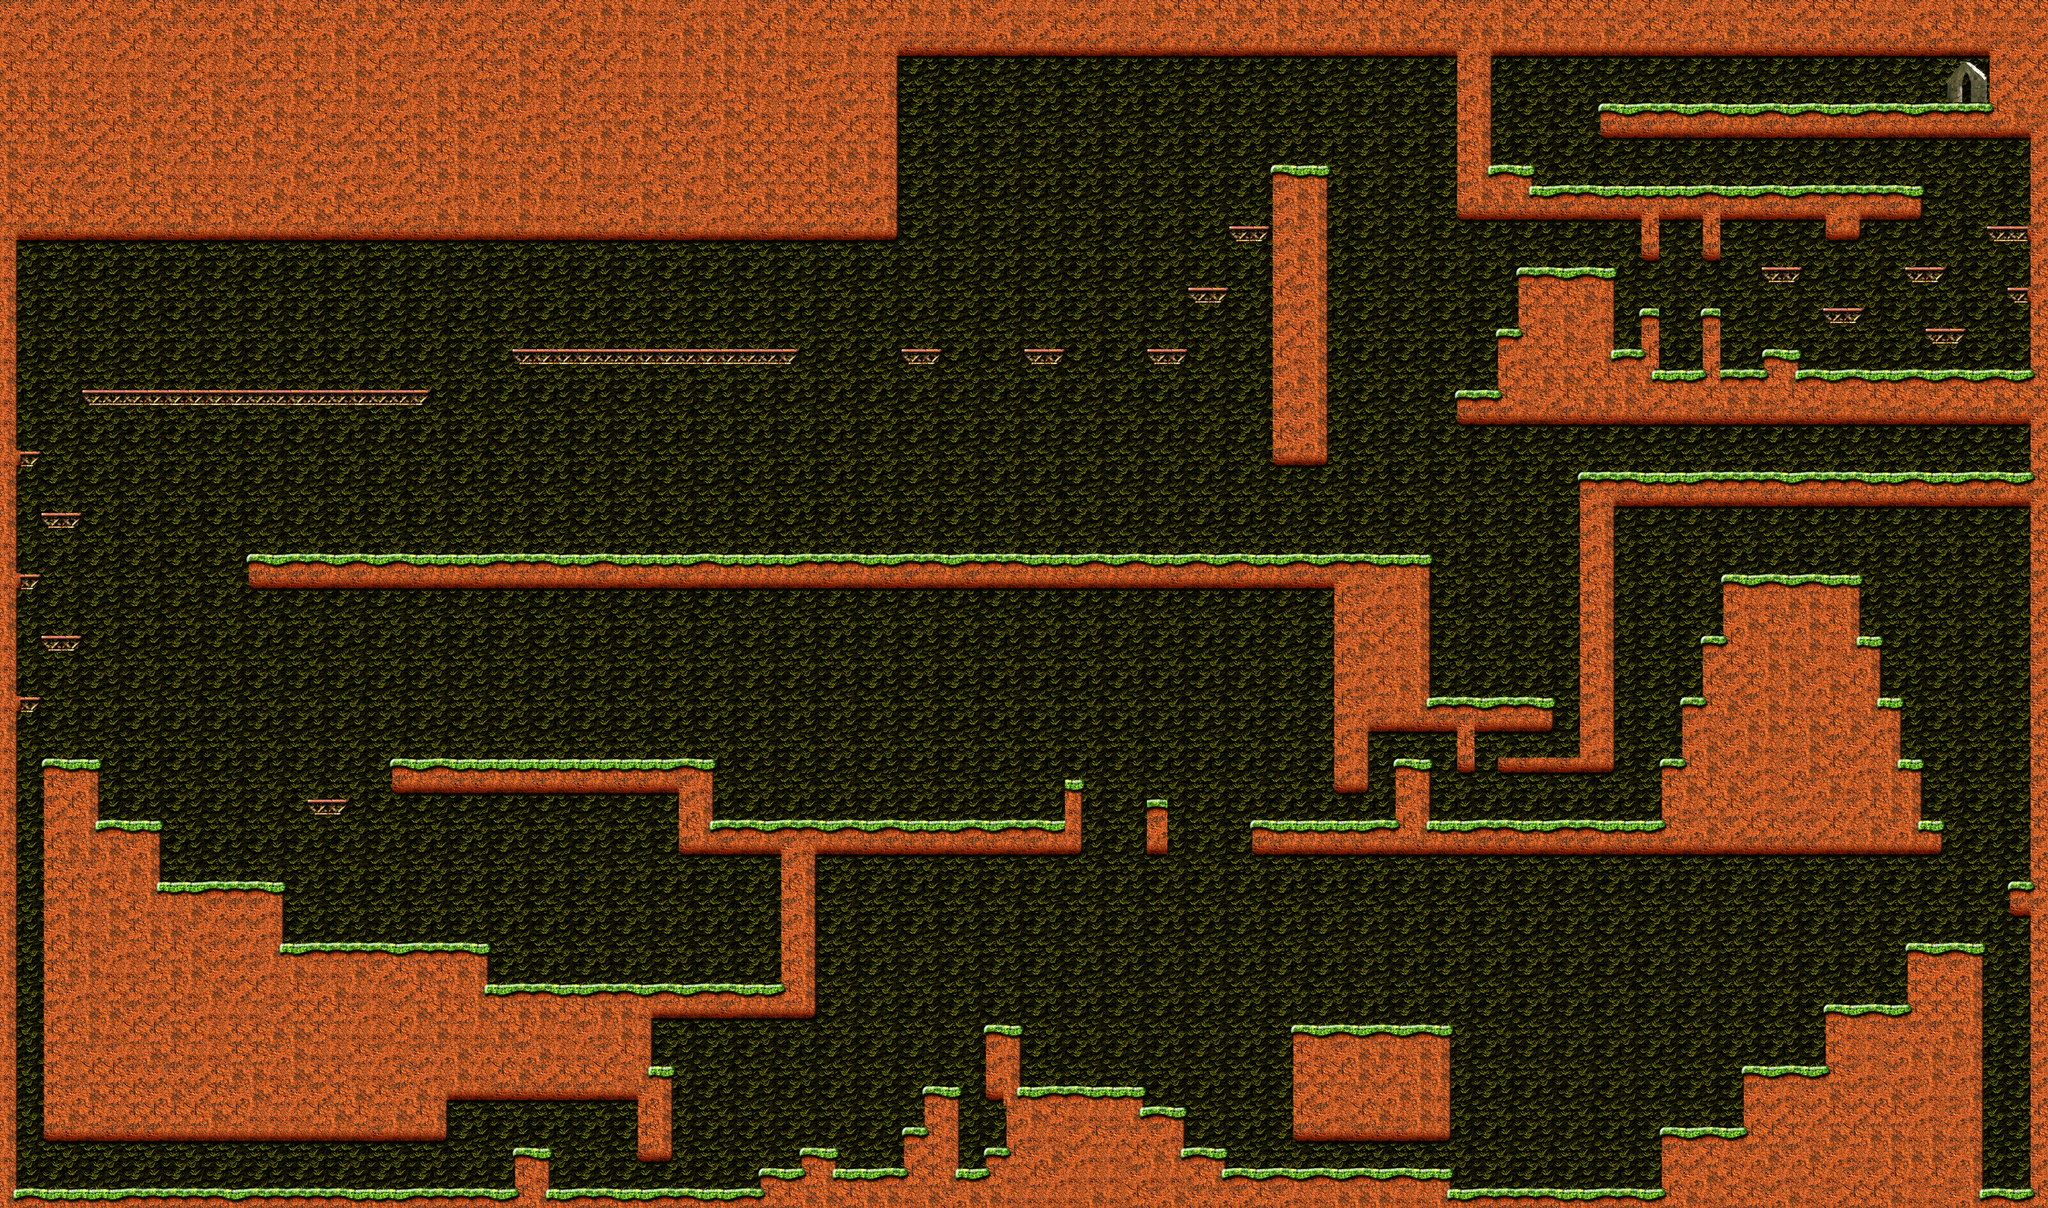

This is a level from a 2D game, rendered from its Tiled map with the project's own tilesets. A one-line summary and the map file follow, with tile-layer data summarised:
An orthogonal 100x59 tile map with 75x75 px tiles, 4 tile layers (backgound, more_background, door, blocks), 4 tilesets.

<map version="1.0" orientation="orthogonal" width="100" height="59" tilewidth="75" tileheight="75">
 <tileset firstgid="1" name="background" tilewidth="75" tileheight="75">
  <image source="other.png" width="375" height="225" />
 </tileset>
 <tileset firstgid="16" name="blocks" tilewidth="75" tileheight="75">
  <image source="download.png" width="375" height="300" />
 </tileset>
 <tileset firstgid="36" name="walkway" tilewidth="75" tileheight="75">
  <image source="walkway.png" width="150" height="150" />
 </tileset>
 <tileset firstgid="40" name="Door" tilewidth="75" tileheight="75">
  <image source="stonedoor.png" width="150" height="175" />
 </tileset>
 <layer name="backgound" width="100" height="59">
  <data>[5900 cells, 5900 non-empty, 4 distinct tile ids]</data>
 </layer>
 <layer name="more_background" width="100" height="59">
  <data>[5900 cells, 5900 non-empty, 4 distinct tile ids]</data>
 </layer>
 <layer name="door" width="100" height="59">
  <data>[5900 cells, 2 non-empty, 2 distinct tile ids]</data>
 </layer>
 <layer name="blocks" width="100" height="59">
  <data>[5900 cells, 2380 non-empty, 26 distinct tile ids]</data>
 </layer>
</map>
